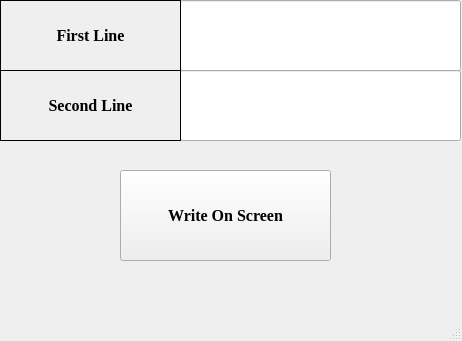
<?xml version="1.0" encoding="UTF-8"?>
<ui version="4.0">
 <class>MainWindow</class>
 <widget class="QMainWindow" name="MainWindow">
  <property name="geometry">
   <rect>
    <x>0</x>
    <y>0</y>
    <width>462</width>
    <height>341</height>
   </rect>
  </property>
  <property name="windowTitle">
   <string>MainWindow</string>
  </property>
  <widget class="QWidget" name="centralwidget">
   <widget class="QLineEdit" name="lineEdit">
    <property name="geometry">
     <rect>
      <x>180</x>
      <y>0</y>
      <width>281</width>
      <height>71</height>
     </rect>
    </property>
    <property name="font">
     <font>
      <family>Times New Roman</family>
      <pointsize>12</pointsize>
      <bold>true</bold>
     </font>
    </property>
    <property name="text">
     <string> </string>
    </property>
    <property name="maxLength">
     <number>16</number>
    </property>
   </widget>
   <widget class="QLabel" name="label">
    <property name="geometry">
     <rect>
      <x>0</x>
      <y>0</y>
      <width>181</width>
      <height>71</height>
     </rect>
    </property>
    <property name="font">
     <font>
      <family>Times New Roman</family>
      <pointsize>12</pointsize>
      <bold>true</bold>
     </font>
    </property>
    <property name="frameShape">
     <enum>QFrame::Box</enum>
    </property>
    <property name="text">
     <string>First Line</string>
    </property>
    <property name="alignment">
     <set>Qt::AlignCenter</set>
    </property>
   </widget>
   <widget class="QLineEdit" name="lineEdit_2">
    <property name="geometry">
     <rect>
      <x>180</x>
      <y>70</y>
      <width>281</width>
      <height>71</height>
     </rect>
    </property>
    <property name="font">
     <font>
      <family>Times New Roman</family>
      <pointsize>12</pointsize>
      <bold>true</bold>
     </font>
    </property>
    <property name="text">
     <string> </string>
    </property>
    <property name="maxLength">
     <number>16</number>
    </property>
   </widget>
   <widget class="QLabel" name="label_2">
    <property name="geometry">
     <rect>
      <x>0</x>
      <y>70</y>
      <width>181</width>
      <height>71</height>
     </rect>
    </property>
    <property name="font">
     <font>
      <family>Times New Roman</family>
      <pointsize>12</pointsize>
      <bold>true</bold>
     </font>
    </property>
    <property name="frameShape">
     <enum>QFrame::Box</enum>
    </property>
    <property name="text">
     <string>Second Line</string>
    </property>
    <property name="alignment">
     <set>Qt::AlignCenter</set>
    </property>
   </widget>
   <widget class="QPushButton" name="pushButton">
    <property name="geometry">
     <rect>
      <x>120</x>
      <y>170</y>
      <width>211</width>
      <height>91</height>
     </rect>
    </property>
    <property name="font">
     <font>
      <family>Times New Roman</family>
      <pointsize>12</pointsize>
      <bold>true</bold>
     </font>
    </property>
    <property name="text">
     <string>Write On Screen</string>
    </property>
   </widget>
  </widget>
  <widget class="QMenuBar" name="menubar">
   <property name="geometry">
    <rect>
     <x>0</x>
     <y>0</y>
     <width>462</width>
     <height>22</height>
    </rect>
   </property>
  </widget>
  <widget class="QStatusBar" name="statusbar"/>
 </widget>
 <resources/>
 <connections/>
</ui>
